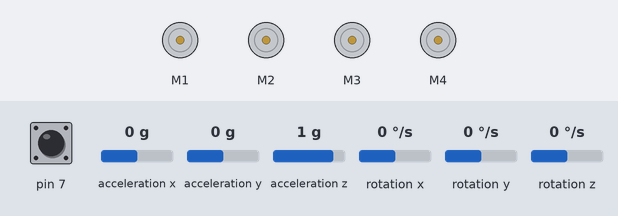
Recording of a sketch running on a simulated Arduino Uno, built with avr-gcc and run on an emulated ATmega328P. On the bench: 4 × DC motor (green arrow = forward, orange = backward, longer = faster). The test bench sets the inputs (shaded band); at power-on: rotation z 0 °/s, pin 7 HIGH, acceleration x 0 g, acceleration y 0 g, acceleration z 1 g, rotation x 0 °/s, rotation y 0 °/s. What the sketch prints to the serial monitor is not drawn.

Above: at 2.2 s.
2.3 s: rotation z set to -192 °/s
Timing chart, 0 to 80.6 s (numbered marks = the images above; inputs shaded):
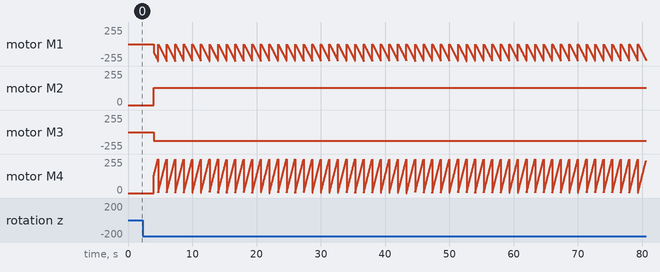

Measured:
- by itself, motor M1: ramps from stopped to backward 255/255 and jumps back, once every 1.3 s
- by itself, motor M4: ramps from stopped to forward 255/255 and jumps back, once every 1.3 s

The sketch:

Robot_Blynk.ino
```cpp
// (licence header left out)
#include <Wire.h>
#include <Adafruit_MotorShield.h>
#include "utility/Adafruit_MS_PWMServoDriver.h"

#include "CurieIMU.h"

void setMotor(int id, int direction, int speed=-1);


// Create the motor shield object with the default I2C address
Adafruit_MotorShield AFMS = Adafruit_MotorShield();

// Select which 'port' M1, M2, M3 or M4.
Adafruit_DCMotor* motors[4];


#define IS_TRACKED_ROBOT

#define MOTOR_FL 3
#define MOTOR_FR 4
#define MOTOR_RL 2
#define MOTOR_RR 1

#define MOTOR_TR MOTOR_RR
#define MOTOR_TL MOTOR_RL

//######### SETUP ######################################
void setup() {
  Serial.begin(115200);
  delay(1000);

  Serial.println("MoxBot booting");

  // Set up pin connected to wheel encoder switch
  pinMode(7,INPUT_PULLUP);


  // Set up motor driver boards
  AFMS.begin();  // create with the default frequency 1.6KHz
  //AFMS.begin(1000);  // OR with a different frequency, say 1KHz

  // assign the motor channels into the array
  for(int i=0;i<4;i++) {
    motors[i] = AFMS.getMotor(i+1);
    motors[i]->setSpeed(255);
  }

  // start up the IMU, do some Gyro setup
  CurieIMU.begin();

  // 250 degrees per second
  CurieIMU.setGyroRange(250);
}


//######### Subroutines ################################

// Convenience function to manipulate the mototrs.  Mostly useful becuase two of the motors (2 and 4) are backwards

void setMotor(int id, int direction, int speed /* =-1*/)
{
  int swap = direction;
  if((id == 2) || (id==4))
  {
    if(direction == FORWARD)
      swap = BACKWARD;
    if(direction == BACKWARD)
      swap = FORWARD;
  }

  motors[id-1]->run(swap);

  if(speed>=0)
    motors[id-1]->setSpeed(speed);

}

// convenience function to set motor speed
void setMotorSpeed(int id, int speed)
{
  motors[id-1]->setSpeed(speed);
}

// convert gyro reading to degrees
float scaleGyro(int reading, int range) {
  return ( reading/32768.9)*range;
}

// convert accelerometer reading to G's
float scaleAccel(int reading, int range) {
  return (float)(((float)reading/(float)32768.0)*(float)range);
}

// read all 3 gyro axis and store their results, in degrees, to the referenced arguments
void readGyroScaled(float &x, float &y, float &z) {
  int range = CurieIMU.getGyroRange();
  int rx,ry,rz;
  CurieIMU.readGyro(rx,ry,rz);
  x=scaleGyro(rx,range);
  y=scaleGyro(ry,range);
  z=scaleGyro(rz,range);
}

// read all 3 acceleromoter axis and store their results, in G's, to the referenced arguments
void readAccelScaled(float &x, float &y, float &z) {
  int range = CurieIMU.getAccelerometerRange();
  int rx,ry,rz;
  CurieIMU.readAccelerometer(rx,ry,rz);
  x=scaleAccel(rx,range);
  y=scaleAccel(ry,range);
  z=scaleAccel(rz,range);
}

//########## LOOP ######################################
void loop() {

#ifdef CALIBRATE_BOUNCE
  // we determined that we get about 5ms of bounce (7.5 maybe, depending on sensitivity)
  //  fastest real pulse was 25ms, so 10ms seems like a good choice
  for(int i=255; i>0;i-=16) {
    setMotor(MOTOR_RR,BACKWARD, i);
    delay(1500);
  }
  return;
#endif


  #if 0
  // this is a bunch of code we used to test the IMU sensor.  Left in here for future reference

  CurieIMU.setAccelerometerRange(4);
  CurieIMU.autoCalibrateAccelerometerOffset(X_AXIS, 0);
  CurieIMU.autoCalibrateAccelerometerOffset(Y_AXIS, 0);
  CurieIMU.autoCalibrateAccelerometerOffset(Z_AXIS, 1);

  float accelRate = CurieIMU.getAccelerometerRate();
  float gyroRate = CurieIMU.getGyroRate();
  {
    char b2[512];
    sprintf(b2,"%f %f",accelRate,gyroRate);
    Serial.println(b2);
  }

  while(1) {
    float x,y,z;
    readAccelScaled(x,y,z);
    char buffer[512];
    sprintf(buffer,"%f %f %f",x,y,z);
    Serial.println(buffer);
    delay(1000);
}


   int gyroRange = CurieIMU.getGyroRange();
  while(1) {
    float x,y,z;
    readGyroScaled(x,y,z);
    //CurieIMU.autoCalibrateGyroOffset();
    //CurieIMU.readGyro(x,y,z);
    Serial.print(x);
    Serial.print(" ");
    Serial.print(y);
    Serial.print(" ");
    Serial.println(z);
    delay(1000);


  }
  // end disabled test code
#endif


  // kill the motors and wait 1 second to get clean "zero" reading to calibrate the gyro
  setMotor(MOTOR_FL,RELEASE);
  setMotor(MOTOR_RL,RELEASE);
  setMotor(MOTOR_FR,RELEASE);
  setMotor(MOTOR_RR,RELEASE);

  delay(3000);

  // calibrate the Gryo
   CurieIMU.autoCalibrateGyroOffset();


  // calibrate the accelerate
   CurieIMU.setAccelerometerRate(800);

  // 2G range
  CurieIMU.setAccelerometerRange(2);
  CurieIMU.autoCalibrateAccelerometerOffset(X_AXIS, 0);
  CurieIMU.autoCalibrateAccelerometerOffset(Y_AXIS, 0);
  CurieIMU.autoCalibrateAccelerometerOffset(Z_AXIS, 1);

  int range = CurieIMU.getAccelerometerRange();
  int rx,ry,rz;

  // not sure if this helps, but take a last accelerometer measurement
  //   and then subtract it from future measurements
  CurieIMU.readAccelerometer(rx,ry,rz);
  int xtracal=rx;

  Serial.println(xtracal);

  unsigned long startTime = micros();

  // desired travel distance, presently in wheel clicks
  //    4 counts per revolution, roughly 6in per rev
  float travel = 4*2*30;

  // *** loop state variables ***
  float lastm = startTime;
  float velocity =0;
  float location = 0;

  float lastSwitchEvent = 0;

  float turnaccum = 0.;

  // iteration counter for occasionally printing status messages
  int cup=0;

  int lastread=2;
  int holdoff = 0;

  int countdown=10;

  while(1) {
    //CurieIMU.readAccelerometer(rx,ry,rz);
    //float x=scaleAccel(rx-xtracal,range);

    // optional deadzone
    //if (fabs(x) < .01)
    //  x = 0;

    // measure time since last loop interation
    float m = micros();
    float dt = (m-lastm)/1e6;

    //velocity += 9.8*x*dt;

    //location += velocity * dt;
    int switchread = digitalRead(7);
    /*if(m-lastSwitchEvent < 10) {
      // debounce
    }
    else*/
    if(lastread != switchread) {
      if(m-lastSwitchEvent < 10) {
        // debounce
      } else {
        location++;
        lastread=switchread;
        lastSwitchEvent = m;
        //Serial.print(switchread);
        //Serial.print(" ");
        //Serial.println(location);
      }
    }

#if 0
    if(cup++ % 10000 < 1) {
      float t = (m-startTime)/1e6;
      char buffer[512];

      sprintf(buffer, "%d %f %f : %f %f : %f",rx,0/*x*/,dt,velocity,location,velocity / t);
      Serial.println(buffer);
    }
#endif
    if(fabs(location) > travel+.5)
      break;

#if 0
    if (countdown > 0) {
      countdown--;
    }
    else if(countdown ==0) {
      if(fabs(location) > .01) {
        char buffer[512];
         sprintf(buffer, "FAIL %f %f : %f %f",x,dt,velocity,location);
          Serial.println(buffer);
          return;
      }
#endif

    float gx,gy,gz;
    readGyroScaled(gx,gy,gz);

    turnaccum += gz*dt;

      int nominalSpeed = 0x80;
      int motorspeedLeft = nominalSpeed;// - turnaccum;
      int motorspeedRight = nominalSpeed - turnaccum;

              char buffer[512];
         sprintf(buffer, "FAIL %f %f : %d %f",gz,turnaccum,motorspeedRight,location);
          Serial.println(buffer);

      setMotor(MOTOR_FL,BACKWARD, motorspeedLeft);
      setMotor(MOTOR_RL,BACKWARD, motorspeedLeft);
      setMotor(MOTOR_FR,BACKWARD, motorspeedRight);
      setMotor(MOTOR_RR,BACKWARD, motorspeedRight);
      countdown = -1;

      #if 0
    }
    else {
      //countdown --;
      //if(countdown < -10000)
      //  break;
    }
#endif
    lastm=m;
  }

  // turn off the motors
  setMotor(MOTOR_FL,RELEASE);
  setMotor(MOTOR_RL,RELEASE);
  setMotor(MOTOR_FR,RELEASE);
  setMotor(MOTOR_RR,RELEASE);


  //return;

#if 1
  // this the gyro based turn code
  //   we'll put this stuff back in soon


  float accum = 0;

  int speed=64;
  lastm = millis();

  setMotor(MOTOR_FL,BACKWARD, 128);
  setMotor(MOTOR_RL,BACKWARD, 128);
  setMotor(MOTOR_FR,BACKWARD, 32);
  setMotor(MOTOR_RR,BACKWARD, 32);


  while(1) {

    float m = millis();
    float dm = (m-lastm)/1000.;

    float gx,gy,gz;
    readGyroScaled(gx,gy,gz);

    accum += gz*dm;
#if 0
    if(gz < 18 && speed > 0)
      speed--;
    else if (speed < 255)
      speed++;

    setMotorSpeed(MOTOR_FR, speed);
    setMotorSpeed(MOTOR_RR, speed);
#endif
#ifdef DEBUGSTUFF
    Serial.println(dm);
    Serial.println(gz);
    Serial.println(accum);
    Serial.println(speed);
    Serial.println("");
#endif

    if(fabs(accum) > 180.)
      break;

    lastm=m;
    delay(10);
  }

  setMotor(MOTOR_FL,RELEASE);
  setMotor(MOTOR_RL,RELEASE);
  setMotor(MOTOR_FR,RELEASE);
  setMotor(MOTOR_RR,RELEASE);

  delay(1000);


  return;
#endif
}
```
